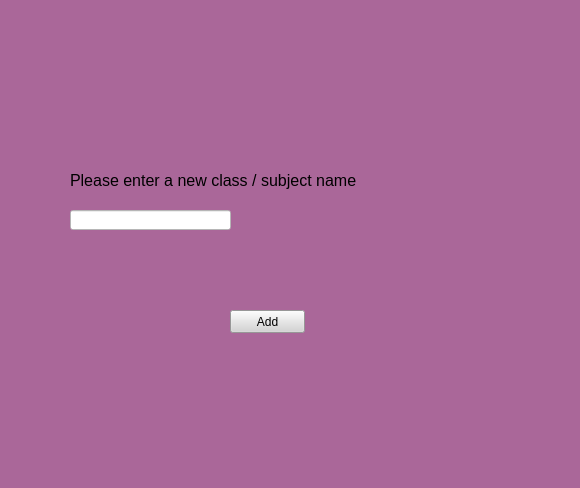
<?xml version="1.0" encoding="UTF-8"?>
<ui version="4.0">
 <class>Form</class>
 <widget class="QWidget" name="Form">
  <property name="geometry">
   <rect>
    <x>0</x>
    <y>0</y>
    <width>580</width>
    <height>488</height>
   </rect>
  </property>
  <property name="windowTitle">
   <string>Form</string>
  </property>
  <property name="styleSheet">
   <string notr="true">background-color: rgb(170, 103, 153)</string>
  </property>
  <widget class="QPushButton" name="Add">
   <property name="geometry">
    <rect>
     <x>230</x>
     <y>310</y>
     <width>75</width>
     <height>23</height>
    </rect>
   </property>
   <property name="palette">
    <palette>
     <active>
      <colorrole role="Button">
       <brush brushstyle="SolidPattern">
        <color alpha="255">
         <red>212</red>
         <green>212</green>
         <blue>212</blue>
        </color>
       </brush>
      </colorrole>
      <colorrole role="Base">
       <brush brushstyle="SolidPattern">
        <color alpha="255">
         <red>212</red>
         <green>212</green>
         <blue>212</blue>
        </color>
       </brush>
      </colorrole>
      <colorrole role="Window">
       <brush brushstyle="SolidPattern">
        <color alpha="255">
         <red>212</red>
         <green>212</green>
         <blue>212</blue>
        </color>
       </brush>
      </colorrole>
     </active>
     <inactive>
      <colorrole role="Button">
       <brush brushstyle="SolidPattern">
        <color alpha="255">
         <red>212</red>
         <green>212</green>
         <blue>212</blue>
        </color>
       </brush>
      </colorrole>
      <colorrole role="Base">
       <brush brushstyle="SolidPattern">
        <color alpha="255">
         <red>212</red>
         <green>212</green>
         <blue>212</blue>
        </color>
       </brush>
      </colorrole>
      <colorrole role="Window">
       <brush brushstyle="SolidPattern">
        <color alpha="255">
         <red>212</red>
         <green>212</green>
         <blue>212</blue>
        </color>
       </brush>
      </colorrole>
     </inactive>
     <disabled>
      <colorrole role="Button">
       <brush brushstyle="SolidPattern">
        <color alpha="255">
         <red>212</red>
         <green>212</green>
         <blue>212</blue>
        </color>
       </brush>
      </colorrole>
      <colorrole role="Base">
       <brush brushstyle="SolidPattern">
        <color alpha="255">
         <red>212</red>
         <green>212</green>
         <blue>212</blue>
        </color>
       </brush>
      </colorrole>
      <colorrole role="Window">
       <brush brushstyle="SolidPattern">
        <color alpha="255">
         <red>212</red>
         <green>212</green>
         <blue>212</blue>
        </color>
       </brush>
      </colorrole>
     </disabled>
    </palette>
   </property>
   <property name="styleSheet">
    <string notr="true">background-color:rgb(212, 212, 212)</string>
   </property>
   <property name="text">
    <string>Add</string>
   </property>
   <property name="autoRepeatDelay">
    <number>298</number>
   </property>
   <property name="autoDefault">
    <bool>false</bool>
   </property>
   <property name="default">
    <bool>false</bool>
   </property>
   <property name="flat">
    <bool>false</bool>
   </property>
  </widget>
  <widget class="QLabel" name="label">
   <property name="geometry">
    <rect>
     <x>70</x>
     <y>160</y>
     <width>351</width>
     <height>41</height>
    </rect>
   </property>
   <property name="font">
    <font>
     <family>MS Shell Dlg 2</family>
     <pointsize>10</pointsize>
     <weight>50</weight>
     <italic>false</italic>
     <bold>false</bold>
    </font>
   </property>
   <property name="styleSheet">
    <string notr="true">font: 10pt &quot;MS Shell Dlg 2&quot;;</string>
   </property>
   <property name="text">
    <string>&lt;html&gt;&lt;head/&gt;&lt;body&gt;&lt;p&gt;&lt;span style=&quot; font-size:12pt;&quot;&gt;Please enter a new class / subject name&lt;/span&gt;&lt;/p&gt;&lt;/body&gt;&lt;/html&gt;</string>
   </property>
   <property name="alignment">
    <set>Qt::AlignLeading|Qt::AlignLeft|Qt::AlignVCenter</set>
   </property>
  </widget>
  <widget class="QLineEdit" name="lineEdit">
   <property name="geometry">
    <rect>
     <x>70</x>
     <y>210</y>
     <width>161</width>
     <height>20</height>
    </rect>
   </property>
   <property name="styleSheet">
    <string notr="true">background-color: rgb(255, 255, 255)</string>
   </property>
  </widget>
 </widget>
 <resources/>
 <connections/>
</ui>
